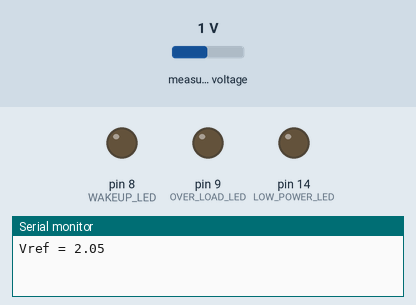
This sketch was run on a simulated Arduino Uno, built with avr-gcc and run on an emulated ATmega328P. Shown: output pins drawn as LEDs (lit = HIGH), the last lines printed to the serial monitor. The test bench sets the inputs (shaded band); at power-on: measured voltage 1 V.

Above: at 2.2 s.
2.3 s: measured voltage set to 1.6 V
4.6 s: measured voltage set to 1.9 V
At 6.5 s:
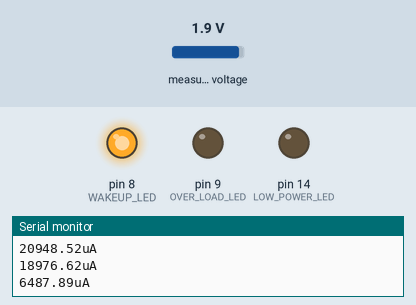
7.3 s: measured voltage set to 0 V
At 8.7 s:
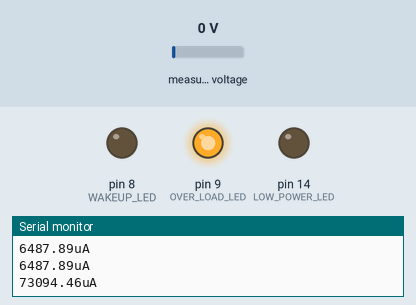
9.7 s: measured voltage set to 2 V
At 12.5 s:
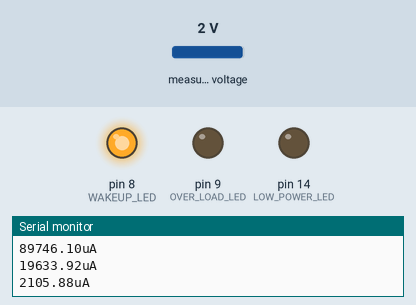
12.7 s: measured voltage set to 0.5 V
At 14.2 s:
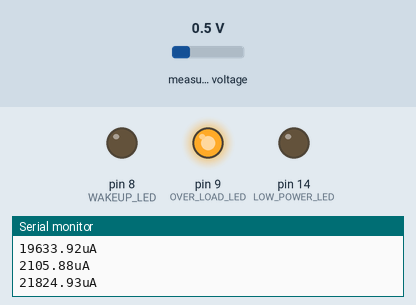
Timing chart, 0 to 15.5 s (numbered marks = the images above; inputs shaded):
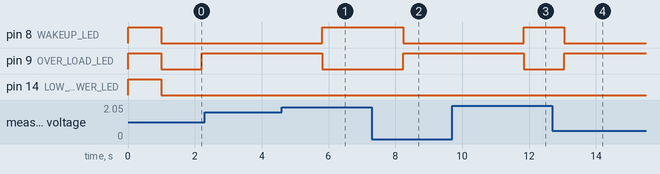

The sketch:

ads1220.ino
```cpp
/***************************************************************************
* Example sketch for the ADS1220_WE library
*
* This sketch shows how to change channels and get data. The sketch uses the
* the default settings, e.g. the internal voltage reference. This limits the
* maximum voltage that can be measured to 2.048 volts.
*
* On my website you find:
*   1) An article about the ADS1220 and the use of this library
*      https://wolles-elektronikkiste.de/ads1220-4-kanal-24-bit-a-d-wandler  (German)
*      https://wolles-elektronikkiste.de/en/4-channel-24-bit-adc-ads1220     (English)
*
*   2) An article how to use the ADS1220 for typical applications, such as thermocouples,
*      NTCs, RTDs or Wheatstone bridges:
*      https://wolles-elektronikkiste.de/ads1220-teil-2-anwendungen          (German)
*      https://wolles-elektronikkiste.de/en/ads1220-part-2-applications      (English)
*
***************************************************************************/

#include <ADS1220_WE.h>
#include <SPI.h>

#define ADS1220_CS_PIN    7 // chip select pin
#define ADS1220_DRDY_PIN  6 // data ready pin
#define ADC_MAX_VAL     8388607
//#define ADSC_CONSTANT     0.03692323568    // R = 11.3 ohm
#define ADSC_CONSTANT     0.01069827085      // R = 5.6 ohm
#define CURRENT_OFFSET     0.5      // R = 5.6 ohm


#define LOW_POWER_LED     14
#define WAKEUP_LED        8
#define OVER_LOAD_LED     9

#define SLEEP_CURRENT          5       //uA
#define SLEEP_OVER_CURRENT     500     //uA
#define WAKEUP_CURRENT         14000   //uA

/* Create your ADS1220 object */
ADS1220_WE ads = ADS1220_WE(ADS1220_CS_PIN, ADS1220_DRDY_PIN);
/* Alternatively you can also pass the SPI object as reference */
// ADS1220_WE ads = ADS1220_WE(&SPI, ADS1220_CS_PIN, ADS1220_DRDY_PIN);


void currentCheck(double current){
  if(current < 1){
    digitalWrite(LOW_POWER_LED,0);
    digitalWrite(WAKEUP_LED,0);
    digitalWrite(OVER_LOAD_LED,0);
  }
  else if(current >= 1 && current <= SLEEP_CURRENT){
    digitalWrite(LOW_POWER_LED,1);
    digitalWrite(WAKEUP_LED,0);
    digitalWrite(OVER_LOAD_LED,0);
  }
  else if(current <= SLEEP_OVER_CURRENT){
    digitalWrite(LOW_POWER_LED,0);
    digitalWrite(WAKEUP_LED,0);
    digitalWrite(OVER_LOAD_LED,1);
  }
  else if(current <= WAKEUP_CURRENT){
    digitalWrite(LOW_POWER_LED,0);
    digitalWrite(WAKEUP_LED,1);
    digitalWrite(OVER_LOAD_LED,0);
  }
  else if(current > WAKEUP_CURRENT){
    digitalWrite(LOW_POWER_LED,0);
    digitalWrite(WAKEUP_LED,0);
    digitalWrite(OVER_LOAD_LED,1);
  }
}


void setup(){
  pinMode(8,OUTPUT);
  pinMode(9,OUTPUT);
  pinMode(14,OUTPUT);
  digitalWrite(LOW_POWER_LED,1);
  digitalWrite(WAKEUP_LED,1);
  digitalWrite(OVER_LOAD_LED,1);
  Serial.begin(115200);
  if(!ads.init()){
    Serial.println("ADS1220 is not connected!");
    while(1);
  }
  ads.setAvddAvssAsVrefAndCalibrate();
  ads.setDataRate(ADS1220_DR_LVL_0);
/* The voltages to be measured need to be between negative VREF + 0.2 V and positive
 * VREF -0.2 V if PGA is enabled. For this basic example I disable PGA, to be on the
 * safe side. */
 ads.bypassPGA(true);

  Serial.print("Vref = ");
  Serial.println(ads.getVRef_V());
  ads.setCompareChannels(ADS1220_MUX_1_AVSS);
  delay(1000);
  digitalWrite(8,0);
  digitalWrite(9,0);
  digitalWrite(14,0);
}
void loop(){
  long longResult = 0;
  double data = 0;
  for(unsigned char i=0;i<20;i++){
    delay(10);
    longResult = longResult + ads.getRawData();
  }

  longResult = longResult / 20;

  data = (ADC_MAX_VAL - longResult) * ADSC_CONSTANT + CURRENT_OFFSET;
  if(data > 15){
    data = data + 2;
  }
  Serial.print(data,2);
  Serial.println("uA");
  //delay(20);
  currentCheck(data);
}
```

Measured:
- the behaviour switches between 1.7 and 1.8 V on measured voltage (found by bisection; images 0 and 1)
- after the input at 4.6 s, pin 8 (WAKEUP_LED): LOW → HIGH after 1.2 s; pin 9 (OVER_LOAD_LED): HIGH → LOW after 1.2 s
- after the input at 7.3 s, pin 8 (WAKEUP_LED): HIGH → LOW after 0.93 s; pin 9 (OVER_LOAD_LED): LOW → HIGH after 0.93 s
- after the input at 9.7 s, pin 8 (WAKEUP_LED): LOW → HIGH after 2.1 s; pin 9 (OVER_LOAD_LED): HIGH → LOW after 2.1 s
- after the input at 12.7 s, pin 8 (WAKEUP_LED): HIGH → LOW after 0.35 s; pin 9 (OVER_LOAD_LED): LOW → HIGH after 0.35 s
